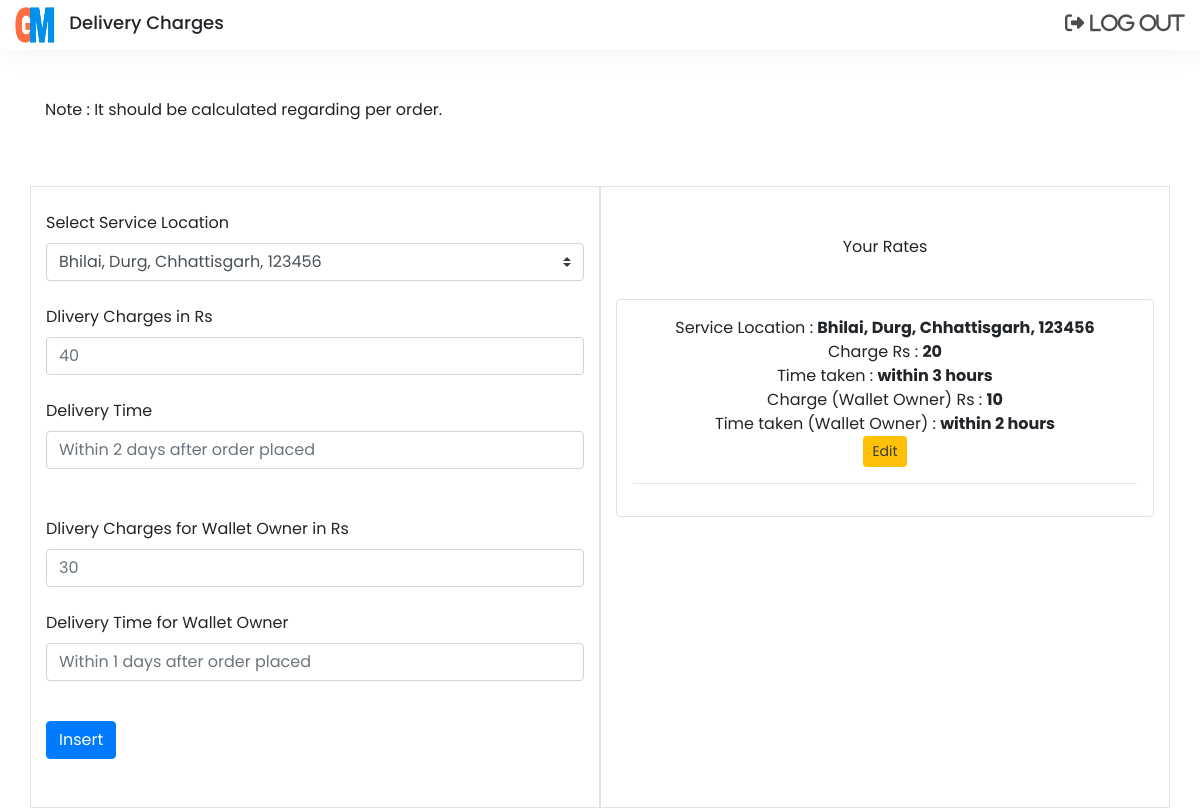
/admin/delivery/index.php (signed in), run on the app's committed database.
### tables this page shows
CREATE TABLE `delivery` (
  `dlr_id` int(1) NOT NULL,
  `dlr_charge` varchar(50) NOT NULL,
  `dlr_time` varchar(100) NOT NULL,
  `dlr_charge_wallet` varchar(10) NOT NULL,
  `dlr_time_wallet` varchar(500) NOT NULL,
  `dlr_loc_id` int(10) NOT NULL
);

CREATE TABLE `service_location` (
  `loc_id` int(10) NOT NULL,
  `loc_name` varchar(500) NOT NULL,
  `loc_district` varchar(500) NOT NULL,
  `loc_state` varchar(500) NOT NULL,
  `loc_pincode` int(10) NOT NULL
);

### admin/delivery/index.php (the view, shortened to what this page needs)
<?php
	require_once '../control/identification.php';
?>
<!DOCTYPE html>
<html lang="en">
<head>
	<link rel="stylesheet" href="https://maxcdn.bootstrapcdn.com/bootstrap/4.0.0/css/bootstrap.min.css">
</head>
<body>
    <header class="navigation fix-nav">
		<div class="logo-img">
			<div class="d-inline-block">
				<a href="#" class="logo"><img src="../../sys_images/logo.png" alt="logo"></a>
			</div>
			<div class="d-inline-block">
				<h1>Delivery Charges</h1>
			</div>
		</div>
        <div class="right-menu">
            <a href="login/logout.php" class="fa fa-sign-out">
                <span aria-hidden="true">Log Out</span>
            </a>
        </div>
    </header>
	<div class="container">
		<div class="pt-5 pb-5">
			Note : It should be calculated regarding per order.
		</div>
		<div class="row pt-3">
			<div class="col-sm-6 border">
				<?php
				$select = "select loc_id, loc_name, loc_district, loc_state, loc_pincode from service_location";
				$select_result = mysqli_query($conn, $select);
				?>
				<form id="add_new_products" autocomplete="on" enctype="multipart/form-data">
					<div class="form-group pt-4">
					<label for="uname" class="lable-title">Select Service Location</label>
						<select class="custom-select" id="dlr_loc_id" name="dlr_loc_id" required>
						<?php
							while($loc_row = mysqli_fetch_assoc($select_result)){
						?>
							<option value="<?php echo $loc_row['loc_id'];?>"><?php echo $loc_row['loc_name'].", ".$loc_row['loc_district'].", ".$loc_row['loc_state'].", ".$loc_row['loc_pincode'];?></option>
						<?php
							}
						?>
						</select>
                    </div>
					<div class="form-group pt-2">
						<label for="uname" class="lable-title">Dlivery Charges in Rs</label>
						<input type="text" class="form-control" id="dlr_charge" name="dlr_charge" placeholder="40" required>
					</div>
					<div class="form-group pt-2">
						<label for="uname" class="lable-title">Delivery Time</label>
						<input type="text" class="form-control" id="dlr_time" name="dlr_time" placeholder="Within 2 days after order placed" required>
					</div>
					<br/>
					<div class="form-group pt-2">
						<label for="uname" class="lable-title">Dlivery Charges for Wallet Owner in Rs</label>
						<input type="text" class="form-control" id="dlr_charge" name="dlr_charge_wallet" placeholder="30" required>
					</div>
					<div class="form-group pt-2">
						<label for="uname" class="lable-title">Delivery Time for Wallet Owner</label>
						<input type="text" class="form-control" id="dlr_time" name="dlr_time_wallet" placeholder="Within 1 days after order placed" required>
					</div>
					<br/>
					<button type="submit" id="submit" name="submit" class="btn btn-primary">Insert</button>
				</form>
				<div class="pb-5">
				</div>
			</div>
			<div class="col-sm-6 text-center border">
			<p class="pt-5">Your Rates</p><br>
			<?php
				$select = "select dlr_id,dlr_charge,dlr_time,dlr_charge_wallet,dlr_time_wallet,loc_name,loc_district,loc_state,loc_pincode from delivery inner join service_location on loc_id=dlr_loc_id";
				$select_result = mysqli_query($conn, $select);
				if(mysqli_num_rows($select_result)<= 0){
					echo "No Rates Yet.";
				}else{
					while($dlr_row = mysqli_fetch_assoc($select_result)){
			?>
				<div class="p-3 border rounded mb-3">
					<div class="">Service Location : <b><?php echo $dlr_row['loc_name'].", ".$dlr_row['loc_district'].", ".$dlr_row['loc_state'].", ".$dlr_row['loc_pincode'];?></b></div>
					<div class="">Charge Rs : <b><?php echo $dlr_row['dlr_charge'];?></b></div>
					<div class="">Time taken : <b><?php echo $dlr_row['dlr_time'];?></b></div>
					<div class="">Charge (Wallet Owner) Rs : <b><?php echo $dlr_row['dlr_charge_wallet'];?></b></div>
					<div class="">Time taken (Wallet Owner) : <b><?php echo $dlr_row['dlr_time_wallet'];?></b></div>
					<a href="edit-delivery.php?dlr_id=<?php echo $dlr_row['dlr_id'];?>"><button class="btn btn-sm btn-warning text-dark" id="left" style="color:white">
						Edit</button>
					</a>
					<hr/>
				</div>
			<?php
					}
				}
			?>
			<div class="pb-3">
			</div>
			</div>
		</div>
	</div>
</body>
</html>

### admin/delivery/index.php (style rules this page uses)
body { font-family:poppins; margin:0px; padding: 0px; font-family: poppins; background-color: #ffffff; }
* { box-sizing: border-box; }
a { text-decoration: none; color:black; }
.navigation { display: flex; justify-content: space-between; align-items: center; padding:5px; }
h1 { font-size:18px; margin-left:10px; }
.logo { width:200px; margin-left:10px; }
.logo img { height: 40px; width:40px; }
.right-menu a { margin: 0px 10px; font-size: 1.2rem; color: rgba(0,0,0,0.7); }
.fix-nav { width:100%; position: -webkit-sticky; position: sticky; top: 0; left: 0px; background-color: #ffffff; box-shadow: 2px 2px 30px rgba(0,0,0,0.05); z-index: 102; }

### data on the page
delivery: service_location.loc_name "Bhilai", service_location.loc_district "Durg", service_location.loc_state "Chhattisgarh", service_location.loc_pincode "123456", dlr_charge "20", dlr_time "within 3 hours", dlr_charge_wallet "10", dlr_time_wallet "within 2 hours"

### other printed values
form field dlr_loc_id "Bhilai, Durg, Chhattisgarh, 123456"
